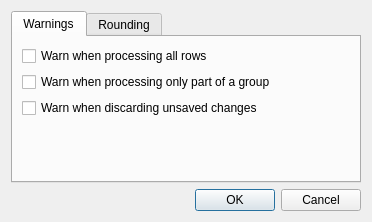
<?xml version="1.0" encoding="UTF-8"?>
<ui version="4.0">
 <class>QtOptionsDialogView</class>
 <widget class="QDialog" name="QtOptionsDialogView">
  <property name="geometry">
   <rect>
    <x>0</x>
    <y>0</y>
    <width>372</width>
    <height>222</height>
   </rect>
  </property>
  <property name="sizePolicy">
   <sizepolicy hsizetype="Preferred" vsizetype="Preferred">
    <horstretch>0</horstretch>
    <verstretch>0</verstretch>
   </sizepolicy>
  </property>
  <property name="windowTitle">
   <string>Options</string>
  </property>
  <layout class="QVBoxLayout" name="verticalLayout">
   <item>
    <widget class="QTabWidget" name="tabWidget">
     <property name="currentIndex">
      <number>0</number>
     </property>
     <widget class="QWidget" name="tabWarnings">
      <attribute name="title">
       <string>Warnings</string>
      </attribute>
      <layout class="QFormLayout" name="formLayout">
       <item row="0" column="0">
        <widget class="QCheckBox" name="checkWarnProcessAll">
         <property name="text">
          <string>Warn when processing all rows</string>
         </property>
         <property name="reflOptionName" stdset="0">
          <string>WarnProcessAll</string>
         </property>
        </widget>
       </item>
       <item row="2" column="0">
        <widget class="QCheckBox" name="checkWarnDiscardChanges">
         <property name="text">
          <string>Warn when discarding unsaved changes</string>
         </property>
         <property name="reflOptionName" stdset="0">
          <string>WarnDiscardChanges</string>
         </property>
        </widget>
       </item>
       <item row="1" column="0">
        <widget class="QCheckBox" name="checkWarnProcessPartialGroup">
         <property name="text">
          <string>Warn when processing only part of a group</string>
         </property>
         <property name="reflOptionName" stdset="0">
          <string>WarnProcessPartialGroup</string>
         </property>
        </widget>
       </item>
      </layout>
     </widget>
     <widget class="QWidget" name="tabRounding">
      <attribute name="title">
       <string>Rounding</string>
      </attribute>
      <layout class="QGridLayout" name="gridLayout">
       <item row="0" column="0">
        <widget class="QCheckBox" name="checkRound">
         <property name="text">
          <string>Round columns to</string>
         </property>
         <property name="reflOptionName" stdset="0">
          <string>Round</string>
         </property>
        </widget>
       </item>
       <item row="0" column="1">
        <widget class="QSpinBox" name="spinPrecision">
         <property name="enabled">
          <bool>false</bool>
         </property>
         <property name="reflOptionName" stdset="0">
          <string>RoundPrecision</string>
         </property>
        </widget>
       </item>
       <item row="0" column="2">
        <widget class="QLabel" name="labelPlaces">
         <property name="text">
          <string>decimal places</string>
         </property>
        </widget>
       </item>
      </layout>
     </widget>
    </widget>
   </item>
   <item>
    <widget class="QDialogButtonBox" name="buttonBox">
     <property name="orientation">
      <enum>Qt::Horizontal</enum>
     </property>
     <property name="standardButtons">
      <set>QDialogButtonBox::Cancel|QDialogButtonBox::Ok</set>
     </property>
    </widget>
   </item>
  </layout>
 </widget>
 <resources/>
 <connections>
  <connection>
   <sender>buttonBox</sender>
   <signal>accepted()</signal>
   <receiver>QtOptionsDialogView</receiver>
   <slot>accept()</slot>
   <hints>
    <hint type="sourcelabel">
     <x>248</x>
     <y>254</y>
    </hint>
    <hint type="destinationlabel">
     <x>157</x>
     <y>274</y>
    </hint>
   </hints>
  </connection>
  <connection>
   <sender>buttonBox</sender>
   <signal>rejected()</signal>
   <receiver>QtOptionsDialogView</receiver>
   <slot>reject()</slot>
   <hints>
    <hint type="sourcelabel">
     <x>316</x>
     <y>260</y>
    </hint>
    <hint type="destinationlabel">
     <x>286</x>
     <y>274</y>
    </hint>
   </hints>
  </connection>
  <connection>
   <sender>checkRound</sender>
   <signal>toggled(bool)</signal>
   <receiver>spinPrecision</receiver>
   <slot>setEnabled(bool)</slot>
   <hints>
    <hint type="sourcelabel">
     <x>106</x>
     <y>53</y>
    </hint>
    <hint type="destinationlabel">
     <x>226</x>
     <y>53</y>
    </hint>
   </hints>
  </connection>
 </connections>
</ui>
